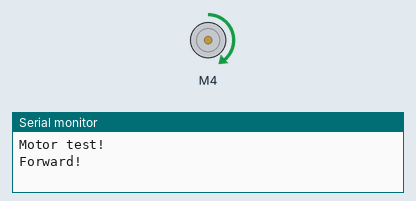
Simulated run of this program. Board: Arduino Uno, built with avr-gcc and run on an emulated ATmega328P. Parts: DC motor (green arrow = forward, orange = backward, longer = faster), the last lines printed to the serial monitor.

Above: at 1.0 s.
At 2.5 s:
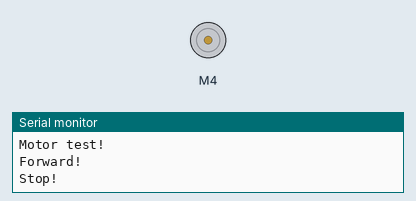
At 4.0 s:
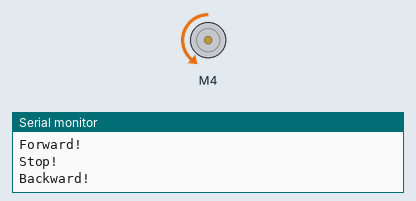
Timing chart, 0 to 7.8 s (numbered marks = the images above):
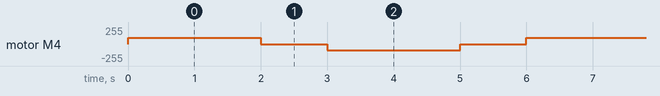

The program:

main.cpp
```cpp
#include <AFMotor.h>
#include <Adafruit_SPIDevice.h>
#include <Wire.h>
#include <Arduino.h>
#include "header.h"


AF_DCMotor motor(4);

void setup() {
  Serial.begin(9600);           // set up Serial library at 9600 bps
  Serial.println("Motor test!");

  // turn on motor
  motor.setSpeed(128);

  motor.run(RELEASE);
}

void loop() {
  Serial.println("Forward!");
  ccw(95, 2000); // 逆时针
  Serial.println("Stop!");
  stop(1000);
  Serial.println("Backward!");
  cw(95, 2000);  // 顺时针
  Serial.println("Stop!");
  stop(1000);

}

void ccw(int speed,int time) {
  motor.setSpeed(speed);  // 调节为需要的速度，范围0-255
  motor.run(FORWARD);
  delay(time); //毫秒值
}

void cw(int speed,int time) {
  motor.setSpeed(speed);  // 调节为需要的速度，范围0-255
  motor.run(BACKWARD);
  delay(time); //毫秒值
}

void stop(int time) {
  motor.setSpeed(0);  // 停止
  motor.run(RELEASE);
  delay(time); //毫秒值
}
```

header.h
```cpp
void ccw(int speed,int time);
void cw(int speed,int time);
void stop(int time);
```

Measured:
- by itself, motor M4: repeats every 6.0 s: stopped 1.0 s, backward 95/255 2.0 s, stopped 1.0 s, forward 95/255 2.0 s
